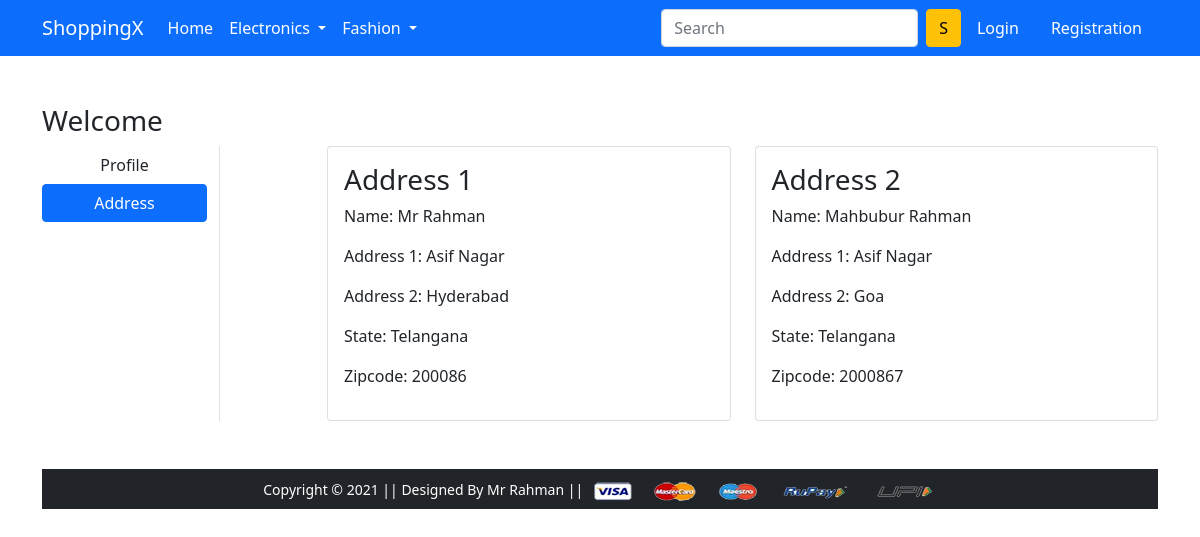
The page /address/ on the database its author committed.
### app/models.py (models this page shows, shortened)
class Customer(models.Model):
    user = models.ForeignKey(User, on_delete=models.CASCADE)
    name = models.CharField(max_length=100)
    locality = models.CharField(max_length=64)
    city = models.CharField(max_length=54)
    zipcode = models.IntegerField()
    state = models.CharField(choices=STATE_CHOICES ,max_length=25)

### app/views.py (the view)
# urls.py: path('address/', views.address, name='address'),
def address(request):
    address=Customer.objects.all()
    return render(request, 'app/address.html',{'address':address}) #{'add':add})

### app/templates/app/address.html (shortened to what this page needs)
{% extends 'app/base.html' %}
{% load static %}
{% block main-content %}
<div class="container my-5">
 <div class="row">
 <h3>Welcome {{ request.user.username|capfirst }}</h3>
  <div class="col-sm-2 border-end">
   <ul class="list-unstyled">
    <li class="d-grid"><a href="{% url 'profile' %}" class="btn ">Profile</a></li>
    <li class="d-grid"><a href="{% url 'address' %}" class="btn btn-primary">Address</a></li>
   </ul>
  </div>
  <div class="col-sm-9 offset-sm-1">
   <div class="row">
    {% for addr in address %}
    <div class="col-sm-6">
     <div class="card">
      <div class="card-body">
        <h3>Address {{ forloop.counter }}</h3>
        <p>Name: {{ addr.name }}</p>
        <p>Address 1: {{ addr.locality }}</p>
        <p>Address 2: {{ addr.city }}</p>
        <p>State: {{ addr.state }}</p>
        <p>Zipcode: {{ addr.zipcode }}</p>
     </div>
    </div>
   </div>
   {% endfor %}
  </div>
 </div>
</div>
{% endblock main-content %}

### rows shown on the page
Customer: name "Mr Rahman", locality "Asif Nagar", city "Hyderabad", state "Telangana", zipcode "200086"
Customer: name "Mahbubur Rahman", locality "Asif Nagar", city "Goa", state "Telangana", zipcode "2000867"
